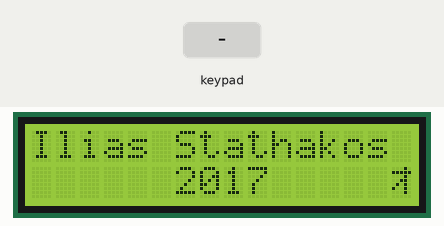
Recording of a sketch running on a simulated Arduino Uno, built with avr-gcc and run on an emulated ATmega328P. On the bench: 16×2 character LCD. Inputs (shaded band) come from the test bench.

Above: at 1.2 s.
1.3 s: keypad keys 2 0 1 7 # pressed 0.4 s apart
At 3.9 s:
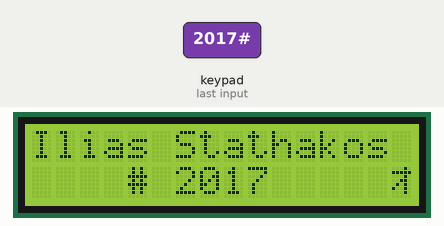
4.8 s: key 'A' pressed
At 5.3 s:
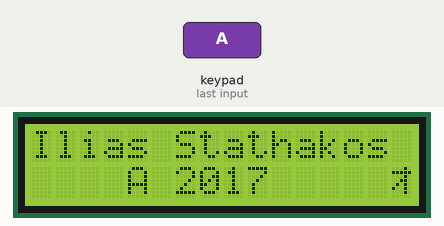
6.3 s: key 'B' pressed
At 6.7 s:
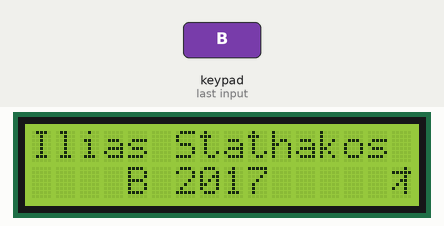
7.8 s: keypad keys 2 0 1 7 * pressed 0.4 s apart
At 10.2 s:
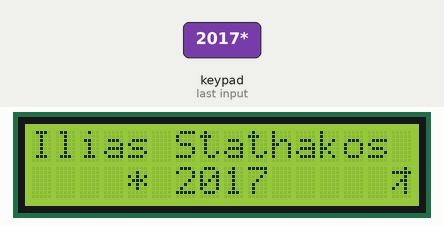
11.3 s: key 'C' pressed
At 11.6 s:
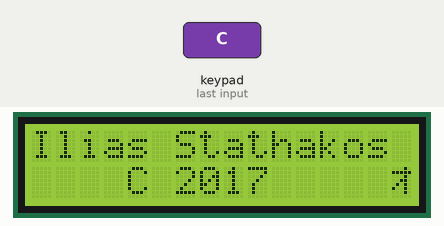
12.8 s: keypad keys 2 0 1 7 D pressed 0.4 s apart
At 13.0 s:
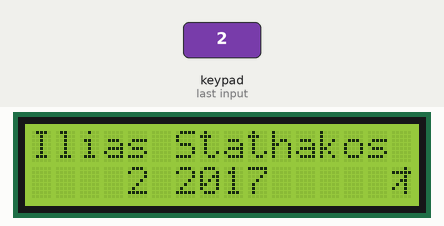
Timing chart, 0 to 15.8 s (numbered marks = the images above; inputs shaded):
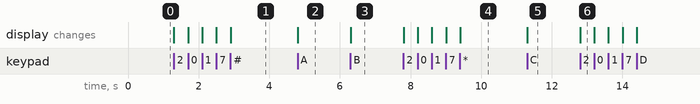

The sketch:

lab5-2017.ino
```cpp
// Include the library code:
// Tools -> Manage Libraries -> filter "keypad by mark stanley"
#include <LiquidCrystal.h>
#include <Keypad.h>

// Initialize the library by associating any needed pin
// with the arduino pin number it is connected to based on the pins we put in spare parts
const int rs = 13, en = 12, d4 = 8, d5 = 9, d6 = 10, d7 = 11 ;
LiquidCrystal lcd(rs, en, d4, d5, d6, d7);  //LiquidCrystal lcd is a class for the lcd display


// For keypad
const byte ROWS = 4;
const byte COLS = 4;

char hexaKeys[ROWS][COLS] = {
  {'1','2','3','A'},
  {'4','5','6','B'},
  {'7','8','9','C'},
  {'*','0','#','D'}
}; // Naming the keypad buttons to be specific characters

byte rowPins[ROWS] = {7, 6, 5, 4}; // Pins for the rows based on the pins we put in spare parts
byte colPins[COLS] = {3, 2, 1, 0}; // Pins for the columns based on the pins we put in spare parts

Keypad customKeypad = Keypad(makeKeymap(hexaKeys), rowPins, colPins, ROWS, COLS); // Creating a class instance for the keypad
// 8 lines
byte heart[8] = {
  0b00000,
  0b01010,
  0b11111,
  0b11111,
  0b11111,
  0b01110,
  0b00100,
  0b00000
  };


void setup() {

  // Set up the LCD's number of columns and rows
  lcd.begin(16, 2); // Dimensions 16x2

  // Save character in lcd memory at place 0
  lcd.createChar(0,heart);

  // Move the cursor to a specific place
  lcd.setCursor(0,0);
  // Print a message to te LCD
  lcd.print("Ilias Stathakos"); // Used for printng a string

  lcd.setCursor(6,1);
  // Print a message to te LCD
  lcd.print("2017"); // Used for printng a string

  lcd.setCursor(15,1);

  lcd.write(0b10110101); // Write prints only one character, 0b10110101 Chinese character (mirrored attika bank logo)

  lcd.setCursor(0,1);
  lcd.write(0b00010000);


}

void loop() {
  char customkey = customKeypad.getKey(); // Get pressed key from the keypad

  if(customkey){
    // Set the cursor to column 0, line 1
    // (note: line 1 is the second row, since counting begins with 0)
    lcd.setCursor(4,1);
    //print the character pressed on key pad
    lcd.print(customkey);
  }

}
```

Measured:
- after the input at 1.3 s, the display: first changes at once (image 1 shows a later state)
- after the input at 4.8 s, the display: changes at once (image 2)
- after the input at 6.3 s, the display: changes at once (image 3)
- after the input at 7.8 s, the display: first changes at once (image 4 shows a later state)
- after the input at 11.3 s, the display: changes at once (image 5)
- after the input at 12.8 s, the display: changes at once (image 6)
